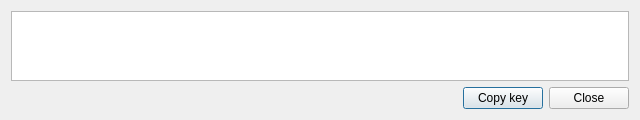
<?xml version="1.0" encoding="UTF-8"?>
<ui version="4.0">
 <class>PrivateKeysDialog</class>
 <widget class="QDialog" name="PrivateKeysDialog">
  <property name="geometry">
   <rect>
    <x>0</x>
    <y>0</y>
    <width>640</width>
    <height>120</height>
   </rect>
  </property>
  <property name="minimumSize">
   <size>
    <width>600</width>
    <height>120</height>
   </size>
  </property>
  <property name="maximumSize">
   <size>
    <width>16777215</width>
    <height>16777215</height>
   </size>
  </property>
  <property name="windowTitle">
   <string>秘密鍵</string>
  </property>
  <property name="windowIcon">
   <iconset resource="../../resources.qrc">
    <normaloff>:/images/cryptonote</normaloff>:/images/cryptonote</iconset>
  </property>
  <layout class="QVBoxLayout" name="verticalLayout">
   <item>
    <widget class="QTextEdit" name="m_privateKeyEdit">
     <property name="readOnly">
      <bool>true</bool>
     </property>
    </widget>
   </item>
   <item>
    <layout class="QHBoxLayout" name="horizontalLayout">
     <item>
      <spacer name="horizontalSpacer">
       <property name="orientation">
        <enum>Qt::Horizontal</enum>
       </property>
       <property name="sizeHint" stdset="0">
        <size>
         <width>40</width>
         <height>20</height>
        </size>
       </property>
      </spacer>
     </item>
     <item>
      <widget class="QPushButton" name="m_copyPrivateKeyButton">
       <property name="text">
        <string>Copy key</string>
       </property>
       <property name="icon">
        <iconset>
         <normaloff>:/icons/copy_white</normaloff>:/icons/copy_white</iconset>
       </property>
      </widget>
     </item>
     <item>
      <widget class="QPushButton" name="ClosePushButton">
       <property name="text">
        <string>Close</string>
       </property>
      </widget>
     </item>
    </layout>
   </item>
  </layout>
 </widget>
 <resources>
  <include location="../../resources.qrc"/>
 </resources>
 <connections>
  <connection>
   <sender>ClosePushButton</sender>
   <signal>clicked()</signal>
   <receiver>PrivateKeysDialog</receiver>
   <slot>accept()</slot>
   <hints>
    <hint type="sourcelabel">
     <x>622</x>
     <y>274</y>
    </hint>
    <hint type="destinationlabel">
     <x>333</x>
     <y>149</y>
    </hint>
   </hints>
  </connection>
  <connection>
   <sender>m_copyPrivateKeyButton</sender>
   <signal>clicked()</signal>
   <receiver>PrivateKeysDialog</receiver>
   <slot>copyKey()</slot>
   <hints>
    <hint type="sourcelabel">
     <x>818</x>
     <y>24</y>
    </hint>
    <hint type="destinationlabel">
     <x>420</x>
     <y>45</y>
    </hint>
   </hints>
  </connection>
 </connections>
</ui>
